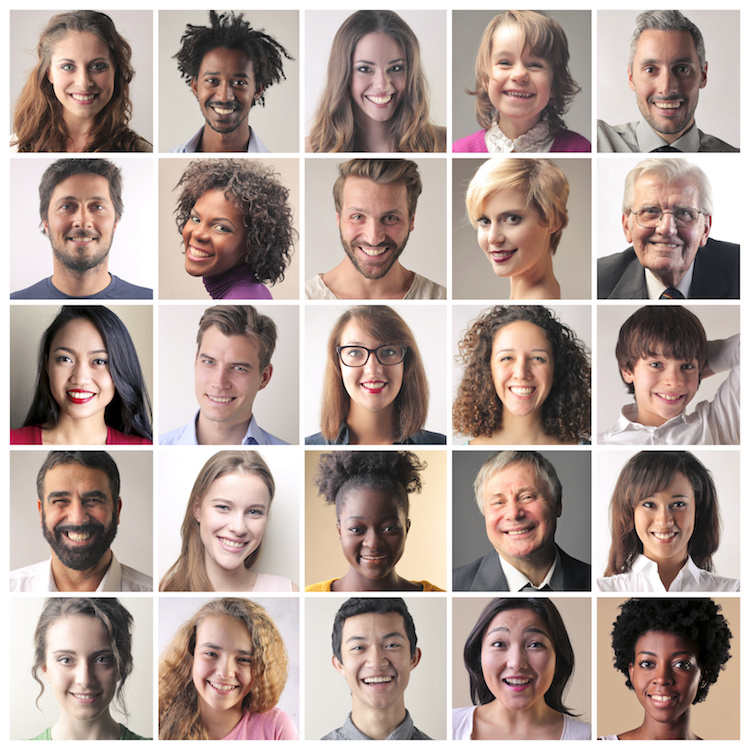
#> input picture eyes-detection/faces.jpeg, 750 x 750 px, given in place of the camera
$ python main.py
#> lines starting #> are read from the running program, lines starting #| are printed output that depends on the picture
import cv2
import numpy as np

cap=cv2.VideoCapture(0)


while True:
    ret,frame=cap.read()
#> frame is the input picture: shape (750, 750, 3); mean B, G, R 150.6, 157.8, 175.3
    frame=cv2.resize(frame,(500,500),fx=0.5,fy=0.5)
#> frame: shape (500, 500, 3)

    blur=cv2.blur(frame,(5,5))
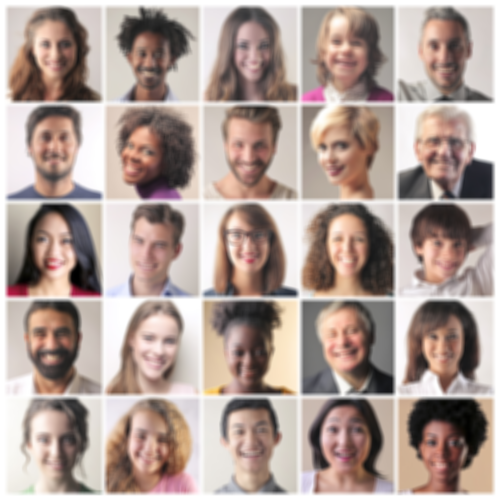
#> blur: shape (500, 500, 3); mean B, G, R 150.6, 157.7, 175.3

    edges=cv2.Canny(blur,100,70)
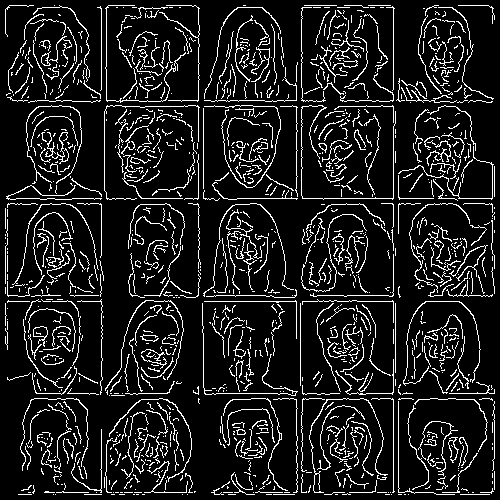
#> edges: shape (500, 500); 11.6% white in thin lines or dots
    cv2.imshow('edges',edges)
    cv2.imshow('frame',frame)
    cv2.imshow('blur',blur)

    if cv2.waitKey(1) & 0xFF==ord('q'):
#> (key q is pressed here)
        break
cap.release()
cv2.destroyAllWindows()

"""
img=cv2.imread("tomatoes.jpg",1)
hsv=cv2.cvtColor(img,cv2.COLOR_BGR2HSV)
res,thresh=cv2.threshold(hsv[:,:,0],25,255,cv2.THRESH_BINARY_INV)
cv2.imshow("Thresholded",thresh)
edges=cv2.Canny(img,100,70)
cv2.imshow("Canny-edge-detection",edges)
cv2.waitKey(0)
cv2.destroyAllWindows()"""
